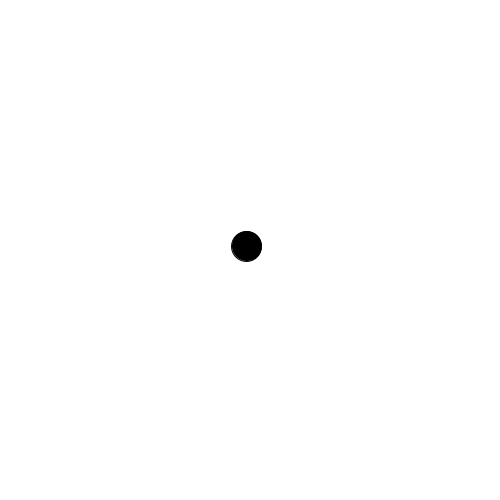
Frame 1 (no input)
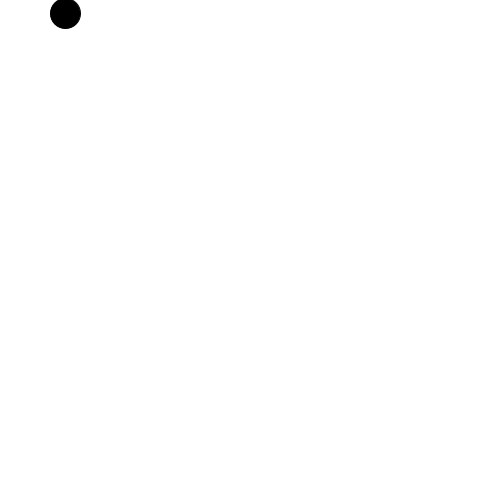
Frame 60 (the mouse pressed at the canvas centre just before this capture)
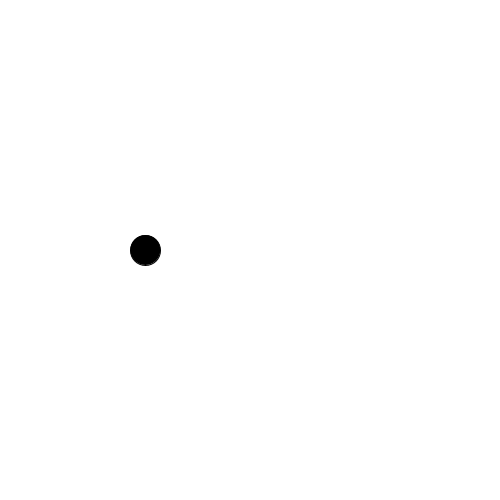
Frame 120 (the mouse held since frame 60 and released just before this capture)

The Processing sketch that drew these frames (run headless with seeded random() and noise(); from frame 60 on, the mouse is pressed at the canvas centre):

// Processing sketch: circle_bound
// ── circle_bound.pde
float dir = int(random(360));
float x=250,y=250;
int speed = 5;
void setup() {
    size(500,500);
}

void draw() {
    background(255);
    x += speed * cos(radians(dir));
    y += speed * sin(radians(dir));
    fill(0);
    ellipse(x,y,30,30);
    if (x < 15 || x > width-15) {
        dir = 180-dir;
    }
    if (y < 15 || y > height-15) {
        dir *= -1;
    }
}
